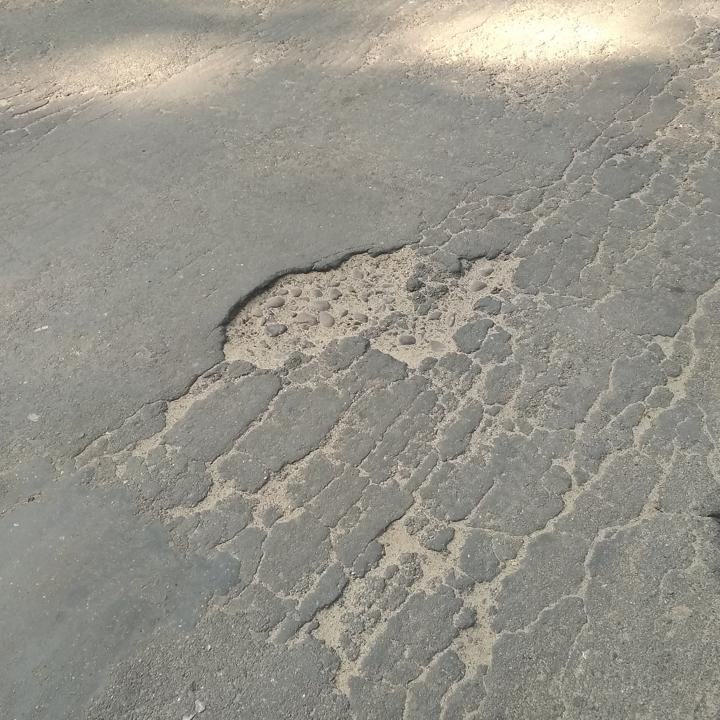
#> input picture Input Images/img-1.jpg, 720 x 720 px; its folder holds only this picture in this run
$ python run_demo.py   (older library calls are emulated)
#> lines starting #> are read from the running program, lines starting #| are printed output that depends on the picture
### cv_engine/road_analyzer.py
"""
RoadScan AI: Core Road Pavement Distress & Pothole Assessment Engine
Connects classical CV foundations:
 - Radiometric Enhancement: CLAHE, Gamma Correction (Exp 1 & 4)
 - Spatial Denoising: Gaussian & Median Spatial Filtering (Exp 2)
 - Edge & Structural Extraction: Sobel Gradients & Canny with Length-Based Noise Rejection (Exp 2)
 - Texture Profiling: Local Binary Patterns (LBP) & Multi-Branch Intersect Analysis (Exp 2)
 - Cavity Segmentation: Adaptive Darkness Binarization & Contour Morphometry (Exp 4)
 - Civil Decision Matrix: Pavement Condition Index (PCI 0-100) & Maintenance Work Orders
"""

import cv2
import numpy as np
from skimage.feature import local_binary_pattern
from .enhancement import apply_clahe, apply_gamma_transform
from .filtering_texture import apply_median_filter, apply_sobel, apply_canny
from .utils import to_base64, calc_histogram, compute_image_stats

def analyze_road_pavement(
    img: np.ndarray,
    gamma: float = 0.7,
    clahe_clip: float = 2.0,
    canny_thresh1: int = 60,
    canny_thresh2: int = 140,
    min_pothole_area: int = 1500,
    max_pothole_area: int = 80000
) -> dict:
    """
    End-to-End Automated Road Pavement Inspection Pipeline:
    1. Preprocessing (CLAHE + Gamma)
    2. Spatial Denoising (Gaussian + Median)
    3. Crack Network Extraction (Sobel Magnitude + Canny with Length-Filtering)
    4. Surface Fatigue Characterization (LBP Texture + Multi-Branch Intersect Count)
    5. Pothole Cavity Segmentation (Depth/Darkness Segmentation + Elliptical Morphology)
    6. Infrastructure Rating (PCI Score 0-100 & Action Recommendation)
    """
    h, w = img.shape[:2]
    total_road_pixels = h * w
    gray = cv2.cvtColor(img, cv2.COLOR_BGR2GRAY) if len(img.shape) == 3 else img.copy()

    # ---------------------------------------------------------
    # STAGE 1: Illumination Normalization & Contrast Boost
    # ---------------------------------------------------------
    gamma_corr = apply_gamma_transform(gray, gamma=gamma)
    enhanced = apply_clahe(gamma_corr, clip_limit=clahe_clip, tile_size=8)

    # ---------------------------------------------------------
    # STAGE 2: Spatial Denoising (Gaussian + Median)
    # ---------------------------------------------------------
    smooth = cv2.GaussianBlur(gray, (5, 5), 1.2)
    denoised = cv2.medianBlur(smooth, 5)

    # ---------------------------------------------------------
    # STAGE 3: Crack Network Extraction with Noise Rejection
    # ---------------------------------------------------------
    sobel_mag = apply_sobel(denoised, dx=1, dy=1, ksize=3)
    raw_canny = apply_canny(smooth, threshold1=canny_thresh1, threshold2=canny_thresh2)

    # Filter isolated mineral noise: retain continuous crack contours with length > 65 px
    cnts, _ = cv2.findContours(raw_canny, cv2.RETR_EXTERNAL, cv2.CHAIN_APPROX_SIMPLE)
    crack_mask = np.zeros_like(raw_canny)
    total_crack_len_px = 0
    valid_crack_branches = 0

    for c in cnts:
        l = cv2.arcLength(c, False)
        if l > 65:
            cv2.drawContours(crack_mask, [c], -1, 255, 1)
            total_crack_len_px += l
            valid_crack_branches += 1

    # Connect nearby crack segments using morphological cross structuring element
    kernel_cross = cv2.getStructuringElement(cv2.MORPH_CROSS, (3, 3))
    crack_mask = cv2.morphologyEx(crack_mask, cv2.MORPH_CLOSE, kernel_cross)

    crack_pixel_count = int(np.sum(crack_mask > 0))
    crack_density_pct = round((crack_pixel_count / total_road_pixels) * 100, 2)

    # ---------------------------------------------------------
    # STAGE 4: Texture Profiling (Local Binary Patterns)
    # ---------------------------------------------------------
    lbp = local_binary_pattern(denoised, P=8, R=1, method="uniform")
    # Alligator cracking produces a dense web of branches (> 40) and high crack volume
    is_fatigue_alligator = bool(valid_crack_branches >= 40 and crack_pixel_count > 8000)

    # ---------------------------------------------------------
    # STAGE 5: Pothole Cavity Segmentation & Morphometry
    # ---------------------------------------------------------
    # Physical principle: A true pothole cavity has deep darkness below the road baseline
    mean_val = float(np.mean(gray))
    std_val = float(np.std(gray))
    darkness_cutoff = min(50.0, mean_val - 1.35 * std_val)

    cavity_raw = (gray < darkness_cutoff).astype(np.uint8) * 255

    # Clean cavity mask with elliptical morphology
    kernel_pothole = cv2.getStructuringElement(cv2.MORPH_ELLIPSE, (11, 11))
    clean_pothole_mask = cv2.morphologyEx(cavity_raw, cv2.MORPH_OPEN, kernel_pothole)
    clean_pothole_mask = cv2.morphologyEx(clean_pothole_mask, cv2.MORPH_CLOSE, kernel_pothole)

    contours, _ = cv2.findContours(clean_pothole_mask, cv2.RETR_EXTERNAL, cv2.CHAIN_APPROX_SIMPLE)

    detected_potholes = []
    total_pothole_area = 0

    for c in contours:
        area = cv2.contourArea(c)
        if min_pothole_area <= area <= max_pothole_area:
            x, y, pw, ph = cv2.boundingRect(c)
            aspect_ratio = float(pw) / ph if ph > 0 else 0
            perimeter = cv2.arcLength(c, True)

            circularity = (4 * np.pi * area) / (perimeter**2 + 1e-5)

            # Potholes are round/oval depressions (not long thin lines)
            if 0.40 <= aspect_ratio <= 2.5 and circularity > 0.08:
                total_pothole_area += area
                M = cv2.moments(c)
                cx = int(M["m10"] / (M["m00"] + 1e-5))
                cy = int(M["m01"] / (M["m00"] + 1e-5))

                approx_width_cm = round(pw * 0.08, 1)
                approx_len_cm = round(ph * 0.08, 1)
                severity = "Severe" if area > 8000 else "Moderate" if area > 3000 else "Minor"

                detected_potholes.append({
                    "id": len(detected_potholes) + 1,
                    "x": int(x), "y": int(y),
                    "width": int(pw), "height": int(ph),
                    "area_px": int(area),
                    "approx_size_cm": f"{approx_width_cm} x {approx_len_cm} cm",
                    "centroid": (cx, cy),
                    "circularity": round(circularity, 2),
                    "severity": severity
                })

    pothole_coverage_pct = round((total_pothole_area / total_road_pixels) * 100, 2)

    # ---------------------------------------------------------
    # STAGE 6: Pavement Condition Index (PCI) & Civil Verdict
    # ---------------------------------------------------------
    pci_score = 100.0

    if len(detected_potholes) > 0:
        # Potholes are catastrophic hazards
        pci_score = 30.0 - min(25.0, len(detected_potholes) * 5.0 + pothole_coverage_pct * 1.5)
    elif is_fatigue_alligator:
        # Alligator cracking represents structural base fatigue
        pci_score = 52.0 - min(15.0, (crack_pixel_count / 1500.0))
    elif crack_pixel_count > 800:
        # Linear hairline cracks
        pci_score = 76.0 - min(12.0, (crack_pixel_count / 800.0))
    else:
        # Sound healthy road
        pci_score = 98.0

    pci_score = max(0, min(100, int(round(pci_score))))

    # Classification Categories & Action Recommendations
    if pci_score >= 88:
        condition_rating = "Good (Normal Service)"
        status_color = "emerald"
        action_recommendation = "Road pavement is in sound structural condition. Regular scheduled monitoring recommended."
    elif pci_score >= 68:
        condition_rating = "Fair (Minor Distress)"
        status_color = "teal"
        action_recommendation = "Preventative surface seal coating recommended to arrest hairline crack moisture penetration."
    elif pci_score >= 42:
        condition_rating = "Poor (Warning - Moderate Damage)"
        status_color = "amber"
        action_recommendation = "Alligator fatigue detected. Crack routing & rubberized asphalt sealant required before pothole formation."
    else:
        condition_rating = "Critical / Failed (Immediate Repair)"
        status_color = "rose"
        action_recommendation = "CRITICAL HAZARD: Deep cavity depression detected. Immediate cold/hot asphalt patch filling required. Mill and overlay recommended."

    # ---------------------------------------------------------
    # STAGE 7: Generate Annotated Visual Diagnostic Map
    # ---------------------------------------------------------
    annotated = img.copy() if len(img.shape) == 3 else cv2.cvtColor(img, cv2.COLOR_GRAY2BGR)

    # Highlight crack network in bright yellow/amber
    crack_overlay = np.zeros_like(annotated)
    crack_overlay[crack_mask > 0] = [0, 220, 255]
    annotated = cv2.addWeighted(annotated, 0.85, crack_overlay, 0.9, 0)

    # Highlight potholes with high-visibility red bounding box & centroid crosshair
    for p in detected_potholes:
        x, y, pw, ph = p["x"], p["y"], p["width"], p["height"]
        cx, cy = p["centroid"]

        # Semi-transparent red highlight over pothole cavity
        sub_roi = annotated[y:y+ph, x:x+pw]
        red_tint = np.full_like(sub_roi, (0, 0, 220))
        cv2.addWeighted(sub_roi, 0.65, red_tint, 0.35, 0, dst=sub_roi)

        color = (0, 0, 255) if p["severity"] == "Severe" else (0, 140, 255)
        cv2.rectangle(annotated, (x, y), (x + pw, y + ph), color, 2)
        cv2.drawMarker(annotated, (cx, cy), (0, 255, 255), cv2.MARKER_CROSS, 12, 2)

        label = f"Pothole #{p['id']} [{p['severity']}]"
        cv2.putText(annotated, label, (x, max(18, y - 6)), cv2.FONT_HERSHEY_SIMPLEX, 0.5, color, 2, cv2.LINE_AA)
        cv2.putText(annotated, p["approx_size_cm"], (x, y + ph + 15), cv2.FONT_HERSHEY_SIMPLEX, 0.42, (255, 255, 255), 1, cv2.LINE_AA)

    # Top HUD banner
    hud_bg = np.zeros((45, w, 3), dtype=np.uint8)
    annotated[0:45, 0:w] = cv2.addWeighted(annotated[0:45, 0:w], 0.3, hud_bg, 0.7, 0)
    pci_text = f"ROADSCAN AI | PCI: {pci_score}/100 [{condition_rating}]"
    cv2.putText(annotated, pci_text, (15, 28), cv2.FONT_HERSHEY_SIMPLEX, 0.62, (255, 255, 255), 2, cv2.LINE_AA)

    lbp_norm = np.uint8(255 * (lbp / (np.max(lbp) + 1e-8)))

    return {
        "annotated_image": to_base64(annotated),
        "raw_image": to_base64(img),
        "stages": {
            "clahe_enhanced": to_base64(enhanced),
            "denoised_median": to_base64(denoised),
            "sobel_gradients": to_base64(sobel_mag),
            "crack_network": to_base64(crack_mask),
            "lbp_texture": to_base64(lbp_norm),
            "pothole_mask": to_base64(clean_pothole_mask)
        },
        "metrics": {
            "pci_score": pci_score,
            "condition_rating": condition_rating,
            "status_color": status_color,
            "pothole_count": len(detected_potholes),
            "total_pothole_area_px": int(total_pothole_area),
            "pothole_coverage_pct": pothole_coverage_pct,
            "crack_density_pct": crack_density_pct,
            "is_fatigue_alligator": is_fatigue_alligator,
            "action_recommendation": action_recommendation,
            "potholes": detected_potholes
        }
    }

### cv_engine/enhancement.py
"""
Module: cv_engine.enhancement
Directly builds upon reference experiments:
 - Exp 1 (1.py): Negative, Logarithmic transformation, Power-law (Gamma) correction, Global Histogram Equalization.
 - Exp 4 (4.py): CLAHE (Contrast-Limited Adaptive Histogram Equalization) and comparative enhancement.
"""

import cv2
import numpy as np

def apply_negative(img: np.ndarray) -> np.ndarray:
    """Invert pixel intensities (255 - pixel). Preserves color channels if BGR."""
    return 255 - img

# [19 lines left out: function apply_log_transform, not called in this run]

def apply_gamma_transform(img: np.ndarray, gamma: float = 1.0) -> np.ndarray:
    """
    Power-Law / Gamma Transformation: s = c * (r / 255.0) ^ gamma * 255.
    gamma < 1.0: Brightens shadows (under-exposed scenes)
    gamma > 1.0: Darkens highlights (over-exposed scenes)
    """
    gamma = max(0.01, float(gamma))
    inv_gamma = gamma
    table = np.array([((i / 255.0) ** inv_gamma) * 255 for i in np.arange(0, 256)]).astype("uint8")
    return cv2.LUT(img, table)

# [11 lines left out: function apply_histogram_equalization, not called in this run]

def apply_clahe(img: np.ndarray, clip_limit: float = 2.0, tile_size: int = 8) -> np.ndarray:
    """
    Contrast Limited Adaptive Histogram Equalization (CLAHE).
    Limits noise amplification in flat regions while maximizing local contrast.
    """
    tile_size = max(2, int(tile_size))
    clahe = cv2.createCLAHE(clipLimit=float(clip_limit), tileGridSize=(tile_size, tile_size))
    if len(img.shape) == 3:
        lab = cv2.cvtColor(img, cv2.COLOR_BGR2LAB)
        l, a, b = cv2.split(lab)
        cl = clahe.apply(l)
        merged = cv2.merge((cl, a, b))
        return cv2.cvtColor(merged, cv2.COLOR_LAB2BGR)
    else:
        return clahe.apply(img)

### cv_engine/filtering_texture.py
"""
Module: cv_engine.filtering_texture
Directly builds upon reference experiments:
 - Exp 2 (2_and_3.py):
     - Gaussian Blur (spatial smoothing)
     - Median Filtering (impulse/salt-and-pepper noise reduction)
     - Laplacian Operator (second-derivative edge detection)
     - Sobel Operator (directional gradient extraction dx=1, dy=1)
     - Canny Edge Detection (multi-stage hysteresis thresholding)
     - Local Binary Pattern (LBP) texture extraction
"""

import cv2
import numpy as np
from skimage.feature import local_binary_pattern

# [23 lines left out: functions apply_gaussian_blur, apply_median_filter, apply_laplacian, not called in this run]

def apply_sobel(img: np.ndarray, dx: int = 1, dy: int = 1, ksize: int = 5) -> np.ndarray:
    """
    Sobel gradient operator for directional or combined edge extraction.
    Computes horizontal (dx=1, dy=0), vertical (dx=0, dy=1), or magnitude (dx=1, dy=1).
    """
    gray = cv2.cvtColor(img, cv2.COLOR_BGR2GRAY) if len(img.shape) == 3 else img
    ksize = ksize if ksize % 2 == 1 else ksize + 1
    ksize = min(7, max(1, ksize))

    if dx > 0 and dy > 0:
        sobel_x = cv2.Sobel(gray, cv2.CV_64F, 1, 0, ksize=ksize)
        sobel_y = cv2.Sobel(gray, cv2.CV_64F, 0, 1, ksize=ksize)
        magnitude = np.sqrt(sobel_x**2 + sobel_y**2)
        sobel_norm = np.uint8(255 * (magnitude / (np.max(magnitude) + 1e-8)))
        return sobel_norm
    else:
        sobel = cv2.Sobel(gray, cv2.CV_64F, dx=dx, dy=dy, ksize=ksize)
        sobel_abs = np.absolute(sobel)
        sobel_norm = np.uint8(255 * (sobel_abs / (np.max(sobel_abs) + 1e-8)))
        return sobel_norm

def apply_canny(img: np.ndarray, threshold1: int = 100, threshold2: int = 200) -> np.ndarray:
    """Canny edge detector with dual hysteresis thresholding."""
    gray = cv2.cvtColor(img, cv2.COLOR_BGR2GRAY) if len(img.shape) == 3 else img
    return cv2.Canny(gray, threshold1=int(threshold1), threshold2=int(threshold2))

# [10 lines left out: function apply_lbp, not called in this run]

### cv_engine/utils.py
import base64
import cv2
import numpy as np

def to_base64(img: np.ndarray, ext: str = ".jpg") -> str:
    """Encode an OpenCV BGR or Grayscale image into a Base64 data URL string."""
    if img is None:
        return ""
    success, buffer = cv2.imencode(ext, img)
    if not success:
        return ""
    b64_str = base64.b64encode(buffer).decode("utf-8")
    mime = "image/png" if ext.lower() == ".png" else "image/jpeg"
    return f"data:{mime};base64,{b64_str}"

def from_base64(b64_string: str) -> np.ndarray:
    """Decode a Base64 data URL or raw Base64 string into an OpenCV BGR image."""
    if not b64_string:
        return None
    if "," in b64_string:
        b64_string = b64_string.split(",", 1)[1]
    img_bytes = base64.b64decode(b64_string)
    np_arr = np.frombuffer(img_bytes, np.uint8)
    return cv2.imdecode(np_arr, cv2.IMREAD_COLOR)

# [52 lines left out: functions calc_histogram, compute_image_stats, not called in this run]

### run_demo.py
"""
RoadScan AI - Automated Pavement Distress & Pothole Assessment Runner
Evaluates all road pavement images located in 'Input Images/' directory,
saves annotated diagnostic outputs and intermediate CV pipeline stages to demo_output/,
and produces a Civil Engineering Inspection Audit Report.
"""

import os
import sys
import cv2

# Ensure cv_engine is in python path
current_dir = os.path.dirname(os.path.abspath(__file__))
if current_dir not in sys.path:
    sys.path.insert(0, current_dir)

from cv_engine import analyze_road_pavement, from_base64

OUTPUT_DIR = os.path.join(current_dir, "demo_output")
INPUT_DIR = os.path.join(current_dir, "Input Images")
SAMPLE_DIR = os.path.join(current_dir, "static", "sample_images")

def run_road_inspections():
    os.makedirs(OUTPUT_DIR, exist_ok=True)
    print("=" * 76)
    print("   ROADSCAN AI - AUTOMATED ROAD DAMAGE & POTHOLE ASSESSMENT SYSTEM")
    print("   Evaluating Images from: Input Images/")
    print("=" * 76)

    # 1. Discover target images in Input Images
    valid_exts = (".jpg", ".jpeg", ".png", ".bmp", ".webp")
    image_files = []

    if os.path.exists(INPUT_DIR):
        for f in sorted(os.listdir(INPUT_DIR)):
            if f.lower().endswith(valid_exts):
                image_files.append((os.path.join(INPUT_DIR, f), f))

    # Fallback to SAMPLE_DIR if Input Images has no files
    if len(image_files) == 0 and os.path.exists(SAMPLE_DIR):
        print("[INFO] 'Input Images/' is empty. Falling back to sample directory.")
        for f in sorted(os.listdir(SAMPLE_DIR)):
            if f.lower().endswith(valid_exts):
                image_files.append((os.path.join(SAMPLE_DIR, f), f))

    if len(image_files) == 0:
        print("[ERROR] No image files found to inspect. Please place .jpg/.png files in 'Input Images/'.")
        return

    print(f" Found {len(image_files)} road image(s) to inspect in 'Input Images/':")
    for _, fname in image_files:
        print(f"   -> {fname}")
    print("-" * 76)

    report_rows = []

    for idx, (filepath, filename) in enumerate(image_files, 1):
        img = cv2.imread(filepath)
#> img is the input picture: shape (720, 720, 3); mean B, G, R 137.8, 147.1, 149.4
        if img is None:
            print(f"[WARN] Failed to read image: {filepath}")
            continue

        h, w = img.shape[:2]
        # Resize large phone/camera images for responsive inspection
        if max(h, w) > 1200:
            scale = 1200.0 / max(h, w)
            small = cv2.resize(img, (int(w * scale), int(h * scale)))
        else:
            small = img.copy()

        print(f"\n[{idx}/{len(image_files)}] Analyzing: {filename} ({w}x{h} px -> {small.shape[1]}x{small.shape[0]} px)")
#| [1/1] Analyzing: img-1.jpg (720x720 px -> 720x720 px)

        # Run Core RoadScan Engine
        results = analyze_road_pavement(small)
#> in analyze_road_pavement, `gray = cv2.cvtColor(img, cv2.COLOR_BGR2GRAY) if len(img.shape) == 3 el..`:
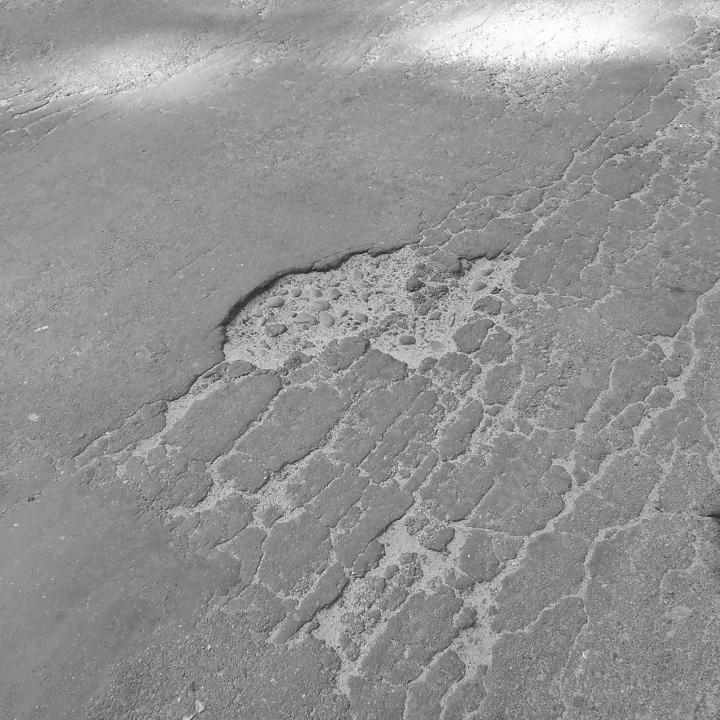
#> gray: shape (720, 720); min 24, max 254, mean 146.7
#> in apply_gamma_transform, `return cv2.LUT(img, table)`:
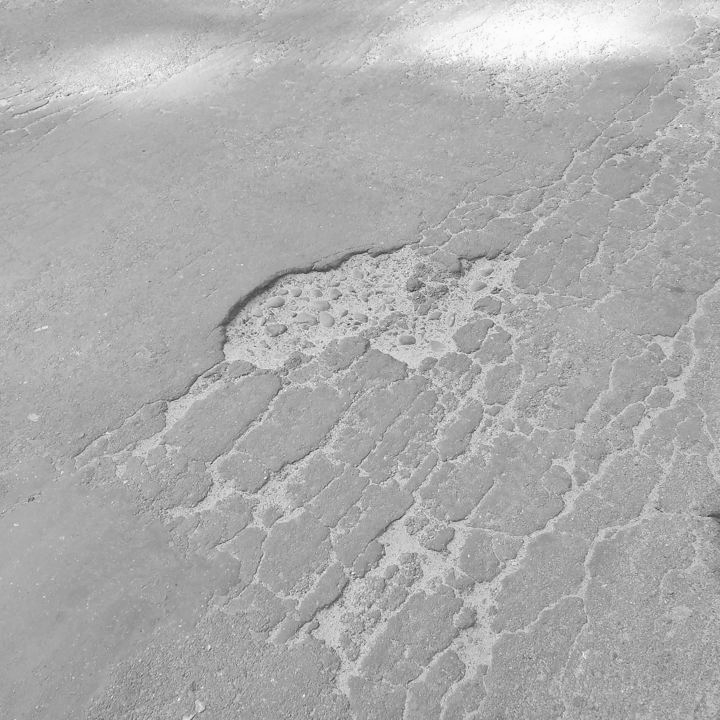
#> returned value: shape (720, 720); min 48, max 254, mean 172.2
#> in apply_clahe, `return clahe.apply(img)`:
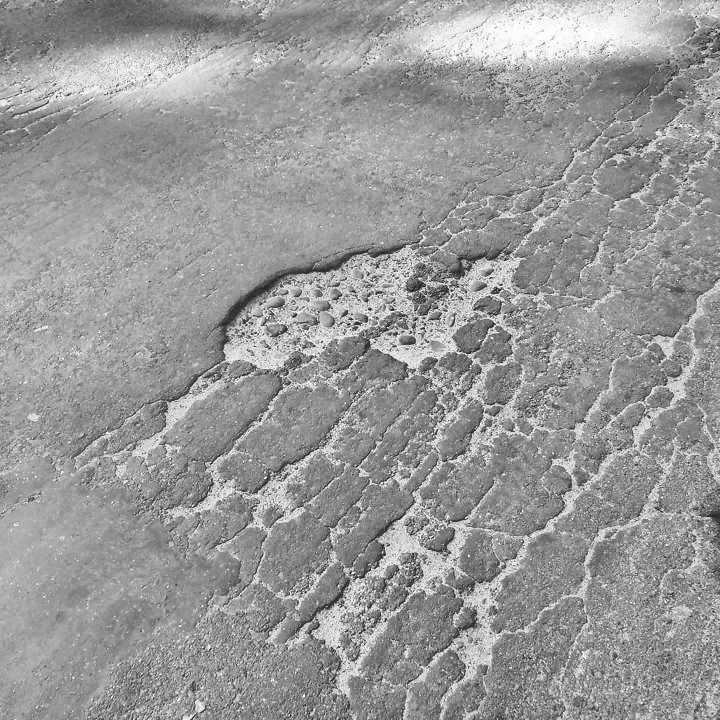
#> returned value: shape (720, 720); min 19, max 255, mean 152.6
#> in apply_sobel, `sobel_x = cv2.Sobel(gray, cv2.CV_64F, 1, 0, ksize=ksize)`:
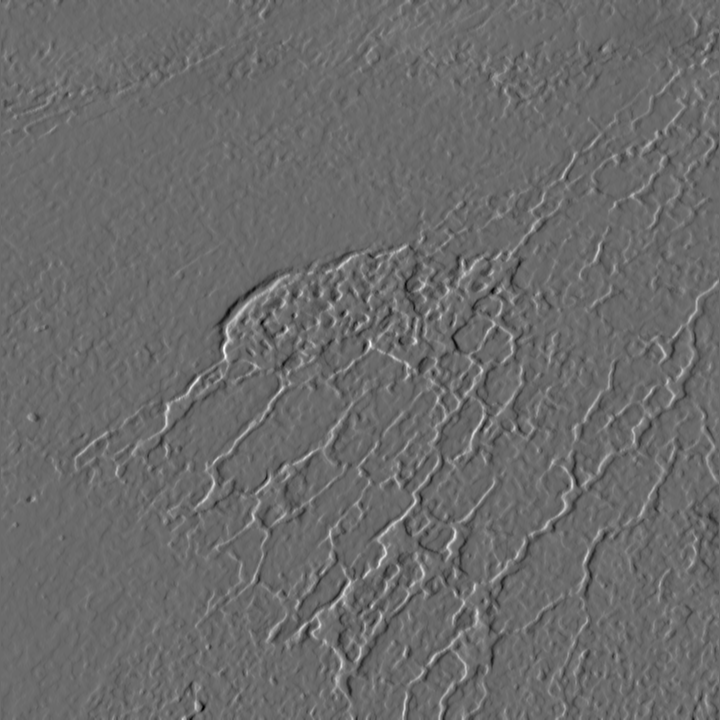
#> sobel_x: shape (720, 720) float64; min -143, max 197, mean 0; drawn with min black and max white
#> (the rest of the program and of its run is left out)
